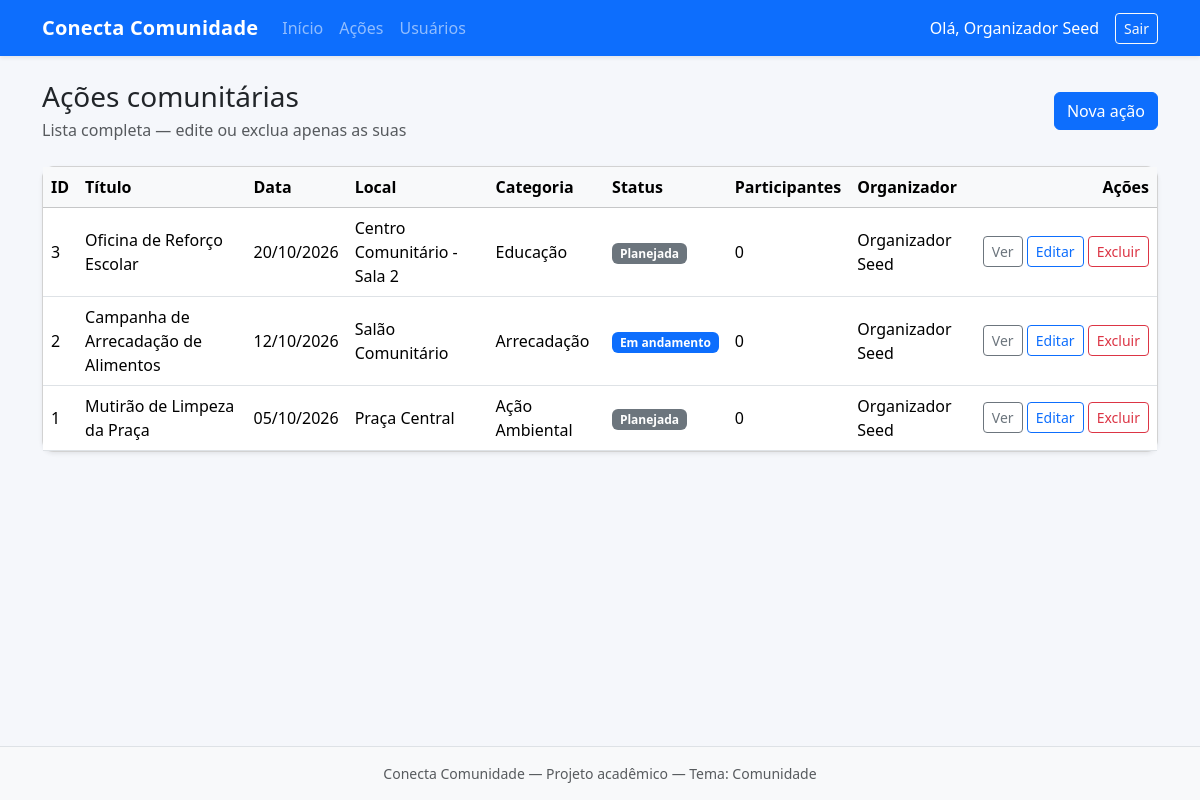
The page /acoes/listar.php (signed in) on the database its author committed.
### tables this page shows
CREATE TABLE IF NOT EXISTS acoes (
  id_acao INT UNSIGNED NOT NULL AUTO_INCREMENT,
  titulo VARCHAR(150) NOT NULL,
  descricao TEXT NOT NULL,
  data DATE NOT NULL,
  local VARCHAR(150) NOT NULL,
  status ENUM('Planejada', 'Em andamento', 'Concluída', 'Cancelada') NOT NULL DEFAULT 'Planejada',
  id_categoria INT UNSIGNED NOT NULL,
  id_usuario INT UNSIGNED NOT NULL,
  PRIMARY KEY (id_acao),
  KEY idx_acoes_status (status),
  KEY idx_acoes_data (data),
  KEY idx_acoes_categoria (id_categoria),
  KEY idx_acoes_usuario (id_usuario),
  CONSTRAINT fk_acoes_categoria
    FOREIGN KEY (id_categoria) REFERENCES categorias (id_categoria)
    ON UPDATE CASCADE ON DELETE RESTRICT,
  CONSTRAINT fk_acoes_usuario
    FOREIGN KEY (id_usuario) REFERENCES usuarios (id_usuario)
    ON UPDATE CASCADE ON DELETE RESTRICT
);

CREATE TABLE IF NOT EXISTS categorias (
  id_categoria INT UNSIGNED NOT NULL AUTO_INCREMENT,
  nome VARCHAR(80) NOT NULL,
  descricao VARCHAR(255) DEFAULT NULL,
  PRIMARY KEY (id_categoria),
  UNIQUE KEY uk_categorias_nome (nome)
);

CREATE TABLE IF NOT EXISTS usuarios (
  id_usuario INT UNSIGNED NOT NULL AUTO_INCREMENT,
  nome VARCHAR(100) NOT NULL,
  email VARCHAR(150) NOT NULL,
  senha VARCHAR(255) NOT NULL,
  data_cadastro DATETIME NOT NULL DEFAULT CURRENT_TIMESTAMP,
  PRIMARY KEY (id_usuario),
  UNIQUE KEY uk_usuarios_email (email),
  KEY idx_usuarios_nome (nome)
);

### includes/auth.php (called while the page is built, shortened)
<?php
function usuarioLogado(): ?array
{
    return [
        'id'    => (int) $_SESSION['usuario_id'],
        'nome'  => $_SESSION['usuario_nome'] ?? '',
        'email' => $_SESSION['usuario_email'] ?? '',
    ];
}
function e(?string $valor): string
{
    return htmlspecialchars((string) $valor, ENT_QUOTES, 'UTF-8');
}
function url(string $path = ''): string
{
    $base = '/conecta-comunidade';
    $path = ltrim($path, '/');
    return $path === '' ? $base . '/' : $base . '/' . $path;
}
function statusClass(string $status): string
{
    $mapa = [
        'Planejada'     => 'status-planejada',
        'Em andamento'  => 'status-em-andamento',
        'Concluída'     => 'status-concluida',
        'Cancelada'     => 'status-cancelada',
    ];
    return $mapa[$status] ?? 'status-planejada';
}
function ehDonoAcao(array $acao): bool
{
    $usuario = usuarioLogado();
    return (int) $acao['id_usuario'] === (int) $usuario['id'];
}

### acoes/listar.php (the view, shortened to what this page needs)
<?php
require_once __DIR__ . '/../includes/auth.php';
$pdo = getConnection();
$acoes = $pdo->query(
    'SELECT a.id_acao, a.titulo, a.data, a.local, a.status, a.id_usuario,
            c.nome AS categoria, u.nome AS responsavel,
            (SELECT COUNT(*) FROM inscricoes i WHERE i.id_acao = a.id_acao) AS total_participantes
     FROM acoes a
     INNER JOIN categorias c ON c.id_categoria = a.id_categoria
     INNER JOIN usuarios u ON u.id_usuario = a.id_usuario
     ORDER BY a.data DESC, a.id_acao DESC'
)->fetchAll();
require_once __DIR__ . '/../includes/header.php';
?>
<div class="d-flex justify-content-between align-items-center mb-4">
    <div>
        <h1 class="h3 mb-1">Ações comunitárias</h1>
        <p class="text-muted mb-0">Lista completa — edite ou exclua apenas as suas</p>
    </div>
    <a href="<?= e(url('acoes/cadastrar.php')) ?>" class="btn btn-primary">Nova ação</a>
</div>
<div class="card shadow-sm">
    <div class="table-responsive">
        <table class="table table-hover mb-0 align-middle">
            <thead class="table-light">
                <tr>
                    <th>ID</th>
                    <th>Título</th>
                    <th>Data</th>
                    <th>Local</th>
                    <th>Categoria</th>
                    <th>Status</th>
                    <th>Participantes</th>
                    <th>Organizador</th>
                    <th class="text-end">Ações</th>
                </tr>
            </thead>
            <tbody>
            <?php if (empty($acoes)): ?>
                <tr>
                    <td colspan="9" class="text-center text-muted py-4">Nenhuma ação cadastrada.</td>
                </tr>
            <?php else: ?>
                <?php foreach ($acoes as $a): ?>
                    <tr>
                        <td><?= (int) $a['id_acao'] ?></td>
                        <td><?= e($a['titulo']) ?></td>
                        <td><?= e(date('d/m/Y', strtotime($a['data']))) ?></td>
                        <td><?= e($a['local']) ?></td>
                        <td><?= e($a['categoria']) ?></td>
                        <td>
                            <span class="badge <?= e(statusClass($a['status'])) ?>">
                                <?= e($a['status']) ?>
                            </span>
                        </td>
                        <td><?= (int) $a['total_participantes'] ?></td>
                        <td><?= e($a['responsavel']) ?></td>
                        <td class="text-end text-nowrap">
                            <a href="<?= e(url('acoes/visualizar.php?id=' . $a['id_acao'])) ?>" class="btn btn-sm btn-outline-secondary">Ver</a>
                            <?php if (ehDonoAcao($a)): ?>
                                <a href="<?= e(url('acoes/editar.php?id=' . $a['id_acao'])) ?>" class="btn btn-sm btn-outline-primary">Editar</a>
                                <a href="<?= e(url('acoes/excluir.php?id=' . $a['id_acao'])) ?>" class="btn btn-sm btn-outline-danger">Excluir</a>
                            <?php endif; ?>
                        </td>
                    </tr>
                <?php endforeach; ?>
            <?php endif; ?>
            </tbody>
        </table>
    </div>
</div>
<?php require_once __DIR__ . '/../includes/footer.php'; ?>

### assets/css/style.css (style rules this page uses)
:root { --cc-primary: #0d6efd; --cc-bg: #f5f7fb; }
body { background: var(--cc-bg); min-height: 100vh; display: flex; flex-direction: column; }
.badge.status-planejada { background-color: #6c757d; }
.badge.status-em-andamento { background-color: #0d6efd; }
.table thead th { white-space: nowrap; }
.card { border-radius: 0.75rem; }

### rows shown on the page
acoes: id_acao "3", titulo "Oficina de Reforço Escolar", data "20/10/2026", local "Centro Comunitário - Sala 2", id_categoria.nome "Educação", status "Planejada", total_participantes "0", id_usuario.nome "Organizador Seed"
acoes: id_acao "2", titulo "Campanha de Arrecadação de Alimentos", data "12/10/2026", local "Salão Comunitário", id_categoria.nome "Arrecadação", status "Em andamento", total_participantes "0", id_usuario.nome "Organizador Seed"
acoes: id_acao "1", titulo "Mutirão de Limpeza da Praça", data "05/10/2026", local "Praça Central", id_categoria.nome "Ação Ambiental", status "Planejada", total_participantes "0", id_usuario.nome "Organizador Seed"

### other values the page prints
$usuario['nome'] "Organizador Seed"
